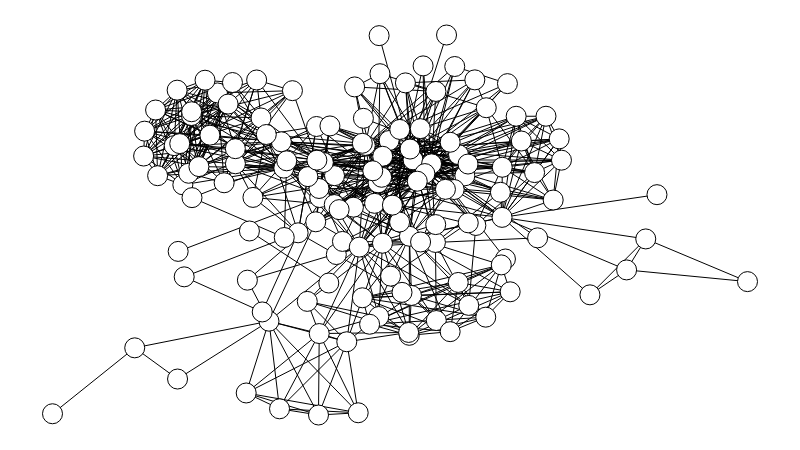

This figure's notebook cell:
### Code cell
g.set_all_nodes('labpos', 'hover')
g.move('kamada_kawai')
g.draw()

### Figure 1 — Plotly figure (JSON) as saved in the notebook; plotly's stock layout.template omitted (floating-point values rounded to 4 significant figures; data arrays with more than 128 entries replaced by an {"elided": "..."} marker saying what was removed)
{"data": [{"hoverinfo": "none", "line": {"color": "rgb(0, 0, 0)", "dash": "solid", "width": 1}, "mode": "lines", "type": "scatter", "x": {"elided": "1872 float values"}, "y": {"elided": "1872 float values"}}, {"hoverinfo": "text", "marker": {"color": "rgb(255, 255, 255)", "line": {"color": "rgb(0, 0, 0)", "width": 1}, "size": 20, "symbol": "circle"}, "mode": "markers", "text": {"elided": "137 str values"}, "textfont": {"color": "rgb(0, 0, 0)"}, "textposition": "middle center", "type": "scatter", "x": {"elided": "137 float values"}, "y": {"elided": "137 float values"}}, {"hoverinfo": "none", "mode": "text", "text": {"elided": "624 null values"}, "textfont": {"color": "rgb(0, 0, 0)"}, "textposition": "middle center", "type": "scatter", "x": {"elided": "624 float values"}, "y": {"elided": "624 float values"}}, {"hoverinfo": "none", "marker": {"color": "rgba(255, 255, 255, 0)", "line": {"color": "rgba(255, 255, 255, 0)", "width": 0}, "size": 0, "symbol": "circle"}, "mode": "markers", "type": "scatter", "x": [0.5, 0, 1, 0.5], "y": [0, 0.5, 0.5, 1]}, {"hoverinfo": "none", "mode": "text", "text": [], "textfont": {"color": "rgb(255, 255, 255)"}, "textposition": "middle center", "type": "scatter", "x": [], "y": []}, {"hoverinfo": "none", "mode": "text", "text": {"elided": "137 null values"}, "textfont": {"color": "rgb(0, 0, 0)"}, "textposition": "middle center", "type": "scatter", "x": {"elided": "137 float values"}, "y": {"elided": "137 float values"}}], "layout": {"height": 450, "margin": {"b": 0, "l": 0, "r": 0, "t": 0}, "plot_bgcolor": "rgb(255, 255, 255)", "showlegend": false, "width": 800, "xaxis": {"showgrid": false, "showticklabels": false, "zeroline": false}, "yaxis": {"showgrid": false, "showticklabels": false, "zeroline": false}}}
